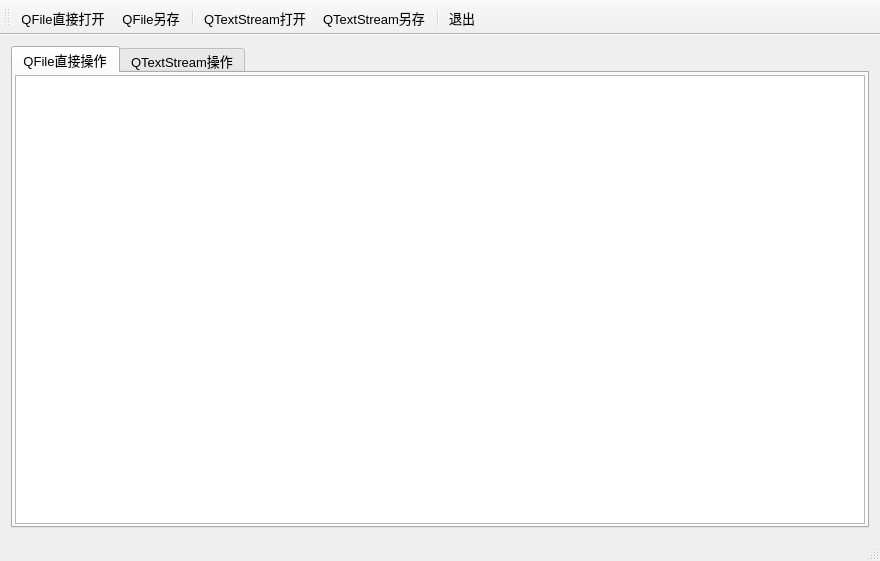
<?xml version="1.0" encoding="UTF-8"?>
<ui version="4.0">
 <class>MainWindow</class>
 <widget class="QMainWindow" name="MainWindow">
  <property name="geometry">
   <rect>
    <x>0</x>
    <y>0</y>
    <width>880</width>
    <height>561</height>
   </rect>
  </property>
  <property name="font">
   <font>
    <pointsize>10</pointsize>
   </font>
  </property>
  <property name="windowTitle">
   <string>文本文件读写</string>
  </property>
  <widget class="QWidget" name="centralWidget">
   <layout class="QVBoxLayout" name="verticalLayout_3">
    <item>
     <widget class="QTabWidget" name="tabWidget">
      <property name="tabShape">
       <enum>QTabWidget::Rounded</enum>
      </property>
      <property name="currentIndex">
       <number>0</number>
      </property>
      <property name="documentMode">
       <bool>false</bool>
      </property>
      <widget class="QWidget" name="tab">
       <attribute name="title">
        <string>QFile直接操作</string>
       </attribute>
       <layout class="QVBoxLayout" name="verticalLayout">
        <property name="spacing">
         <number>2</number>
        </property>
        <property name="leftMargin">
         <number>2</number>
        </property>
        <property name="topMargin">
         <number>2</number>
        </property>
        <property name="rightMargin">
         <number>2</number>
        </property>
        <property name="bottomMargin">
         <number>2</number>
        </property>
        <item>
         <widget class="QPlainTextEdit" name="textEditDevice">
          <property name="font">
           <font>
            <pointsize>12</pointsize>
           </font>
          </property>
         </widget>
        </item>
       </layout>
      </widget>
      <widget class="QWidget" name="tab_2">
       <attribute name="title">
        <string>QTextStream操作</string>
       </attribute>
       <layout class="QVBoxLayout" name="verticalLayout_2">
        <property name="spacing">
         <number>2</number>
        </property>
        <property name="leftMargin">
         <number>2</number>
        </property>
        <property name="topMargin">
         <number>2</number>
        </property>
        <property name="rightMargin">
         <number>2</number>
        </property>
        <property name="bottomMargin">
         <number>2</number>
        </property>
        <item>
         <widget class="QPlainTextEdit" name="textEditStream">
          <property name="palette">
           <palette>
            <active>
             <colorrole role="WindowText">
              <brush brushstyle="SolidPattern">
               <color alpha="255">
                <red>0</red>
                <green>0</green>
                <blue>0</blue>
               </color>
              </brush>
             </colorrole>
             <colorrole role="Text">
              <brush brushstyle="SolidPattern">
               <color alpha="255">
                <red>0</red>
                <green>0</green>
                <blue>255</blue>
               </color>
              </brush>
             </colorrole>
            </active>
            <inactive>
             <colorrole role="WindowText">
              <brush brushstyle="SolidPattern">
               <color alpha="255">
                <red>0</red>
                <green>0</green>
                <blue>0</blue>
               </color>
              </brush>
             </colorrole>
             <colorrole role="Text">
              <brush brushstyle="SolidPattern">
               <color alpha="255">
                <red>0</red>
                <green>0</green>
                <blue>255</blue>
               </color>
              </brush>
             </colorrole>
            </inactive>
            <disabled>
             <colorrole role="WindowText">
              <brush brushstyle="SolidPattern">
               <color alpha="255">
                <red>120</red>
                <green>120</green>
                <blue>120</blue>
               </color>
              </brush>
             </colorrole>
             <colorrole role="Text">
              <brush brushstyle="SolidPattern">
               <color alpha="255">
                <red>120</red>
                <green>120</green>
                <blue>120</blue>
               </color>
              </brush>
             </colorrole>
            </disabled>
           </palette>
          </property>
          <property name="font">
           <font>
            <pointsize>12</pointsize>
            <bold>false</bold>
           </font>
          </property>
         </widget>
        </item>
       </layout>
      </widget>
     </widget>
    </item>
   </layout>
  </widget>
  <widget class="QMenuBar" name="menuBar">
   <property name="geometry">
    <rect>
     <x>0</x>
     <y>0</y>
     <width>880</width>
     <height>27</height>
    </rect>
   </property>
  </widget>
  <widget class="QToolBar" name="mainToolBar">
   <property name="toolButtonStyle">
    <enum>Qt::ToolButtonTextUnderIcon</enum>
   </property>
   <attribute name="toolBarArea">
    <enum>TopToolBarArea</enum>
   </attribute>
   <attribute name="toolBarBreak">
    <bool>false</bool>
   </attribute>
   <addaction name="actOpen_IODevice"/>
   <addaction name="actSave_IODevice"/>
   <addaction name="separator"/>
   <addaction name="actOpen_TextStream"/>
   <addaction name="actSave_TextStream"/>
   <addaction name="separator"/>
   <addaction name="actQuit"/>
  </widget>
  <widget class="QStatusBar" name="statusBar"/>
  <action name="actOpen_IODevice">
   <property name="icon">
    <iconset resource="res.qrc">
     <normaloff>:/images/images/804.bmp</normaloff>:/images/images/804.bmp</iconset>
   </property>
   <property name="text">
    <string>QFile直接打开</string>
   </property>
   <property name="toolTip">
    <string>用QFile直接打开文本文件</string>
   </property>
  </action>
  <action name="actOpen_TextStream">
   <property name="icon">
    <iconset resource="res.qrc">
     <normaloff>:/images/images/122.bmp</normaloff>:/images/images/122.bmp</iconset>
   </property>
   <property name="text">
    <string>QTextStream打开</string>
   </property>
   <property name="toolTip">
    <string>用QtextStream打开文本文件</string>
   </property>
  </action>
  <action name="actQuit">
   <property name="icon">
    <iconset resource="res.qrc">
     <normaloff>:/images/images/132.bmp</normaloff>:/images/images/132.bmp</iconset>
   </property>
   <property name="text">
    <string>退出</string>
   </property>
   <property name="toolTip">
    <string>退出</string>
   </property>
  </action>
  <action name="actSave_IODevice">
   <property name="icon">
    <iconset resource="res.qrc">
     <normaloff>:/images/images/104.bmp</normaloff>:/images/images/104.bmp</iconset>
   </property>
   <property name="text">
    <string>QFile另存</string>
   </property>
   <property name="toolTip">
    <string>用QFile直接另存文件</string>
   </property>
  </action>
  <action name="actSave_TextStream">
   <property name="icon">
    <iconset resource="res.qrc">
     <normaloff>:/images/images/066.GIF</normaloff>:/images/images/066.GIF</iconset>
   </property>
   <property name="text">
    <string>QTextStream另存</string>
   </property>
   <property name="toolTip">
    <string>用QTextStream另存文件</string>
   </property>
  </action>
 </widget>
 <layoutdefault spacing="6" margin="11"/>
 <resources>
  <include location="res.qrc"/>
 </resources>
 <connections>
  <connection>
   <sender>actQuit</sender>
   <signal>triggered()</signal>
   <receiver>MainWindow</receiver>
   <slot>close()</slot>
   <hints>
    <hint type="sourcelabel">
     <x>-1</x>
     <y>-1</y>
    </hint>
    <hint type="destinationlabel">
     <x>364</x>
     <y>265</y>
    </hint>
   </hints>
  </connection>
 </connections>
</ui>
